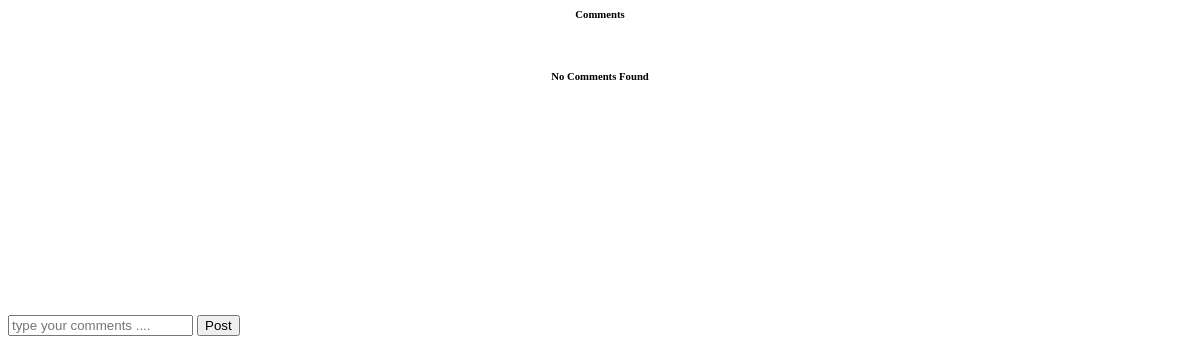
The page /socialapp/2/commentcontainer/ (signed in) on the database as committed earlier.
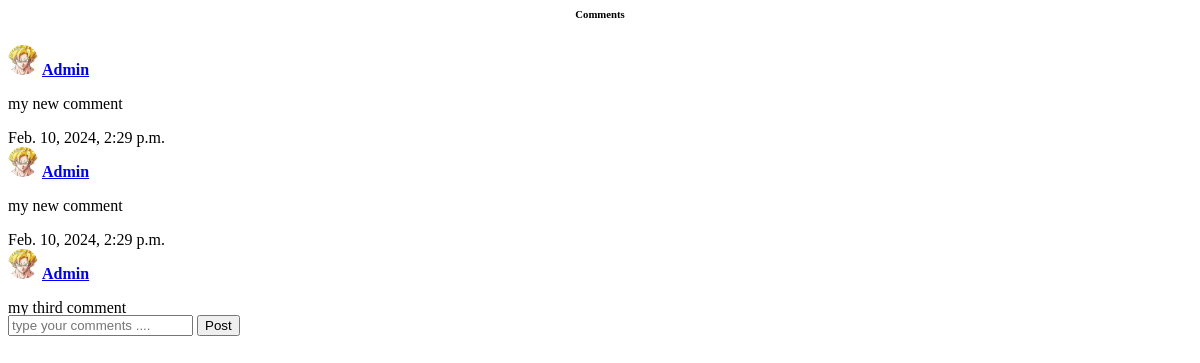
The same page on the database as committed later.
### socialapp/models.py (models this page shows, shortened)
class Comment(models.Model):
    post = models.ForeignKey(Post, on_delete=models.CASCADE)
    user = models.ForeignKey(User, on_delete=models.CASCADE)
    comment = models.CharField(max_length=250, null=True, blank=True)
    commented_at = models.DateTimeField(blank=True, null=True, default=timezone.now)

### wauthentication/models.py (models this page shows)
class UserExtraDetail(models.Model):
    user = models.ForeignKey(User, on_delete=models.CASCADE)
    profile_image = models.ImageField(upload_to=user_profile_image_handler, null=True)
    user_bio = models.TextField(blank=True, null=True)

### socialapp/views.py (the view)
# urls.py: path("<int:post_id>/commentcontainer/", views.post_comment_by_container_view, name="post-comment-container"),
@login_required(login_url="/wauthentication/login/")
def post_comment_by_container_view(request, post_id=None, *args, **kwargs):
    template_name = "socialapp/partials/post-comment-container.html"
    context = {}
    current_user = request.user
    post = Post.objects.get(id=post_id)
    user_objects = Comment.objects.filter(post=post)
    context = {"user_objects": user_objects, "post_id": post_id}
    return render(request=request, template_name=template_name, context=context)

### templates/socialapp/partials/post-comment-container.html (shortened to what this page needs)
<h6 align="center"> Comments </h6>
<div class="px-4 py-4 border" style="height:270px;overflow:auto">
    {% if user_objects.count == 0 %}
        <h6 align="center">No Comments Found</h6>
    {% endif %}
    {% for object in user_objects %}
    <div class="card-header border mt-2 rounded d-flex justify-content-between">
        <div class="request-user-image mx-2 my-1">
            <image class="border border-3 border-warning"
                    src="{%if object.user.userextradetail_set.get.profile_image %}{{ object.user.userextradetail_set.get.profile_image.url }}{% endif %}"
                    style='height:30px;width:30px;border-radius:50%'>
                <a href='{% url "userprofile:others-user-profile" user_id=object.user.id %}'>
                    <b class="mx-2"> {{ object.user.username | capfirst }} </b>
                </a>
                <p class=" mx-5 my-1">{{ object.comment }}</p>
            </image>
        </div>
        <div class="text-secondary my-2">{{ object.commented_at }}</div>
    </div>
    {% endfor %}
</div>
<div class="">
    <form class=" my-2" method="POST" action='{% url "socialapp:post-add-comment" post_id=post_id%}'>
        <input type="text" name="comment" placeholder="type your comments ...." class="form-control my-1"/>
        <button type="submit" class="btn btn-danger btn-sm my-2">Post</button>
    </form>
</div>

Rows that differ between the two databases and show on the page:
added Comment: user.profile_image (picture), user.username "Admin", comment "my new comment", commented_at "Feb. 10, 2024, 2:29 p.m."
added Comment: user.profile_image (picture), user.username "Admin", comment "my new comment", commented_at "Feb. 10, 2024, 2:29 p.m."
added Comment: user.profile_image (picture), user.username "Admin", comment "my third comment"
Other text that changed with them:
text no longer shown: "No Comments Found"
